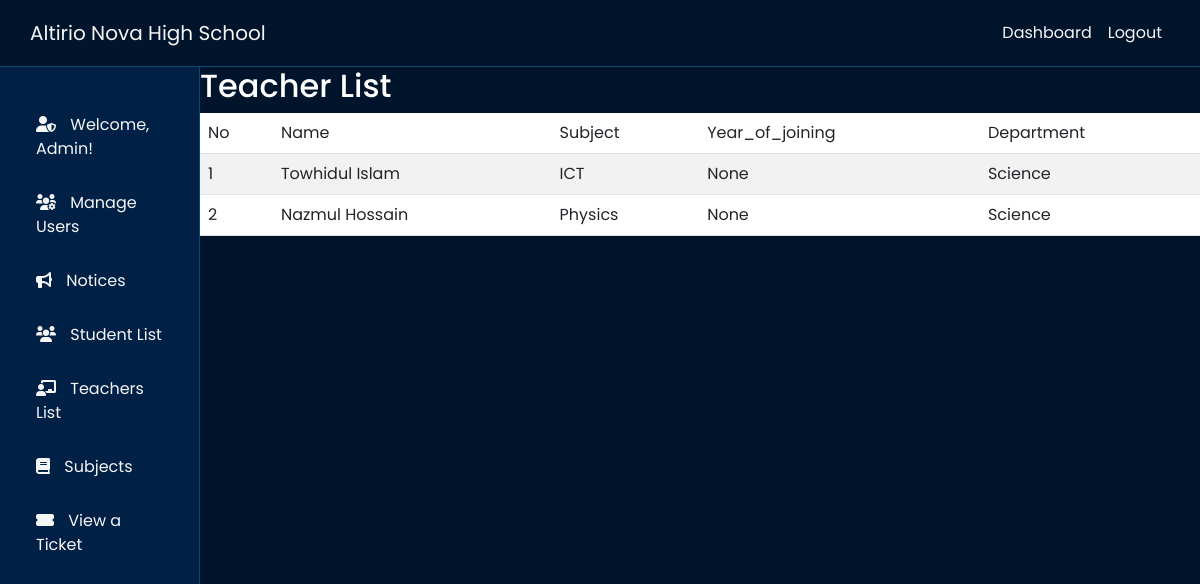
The app's page /teacher_list (signed in), older data.
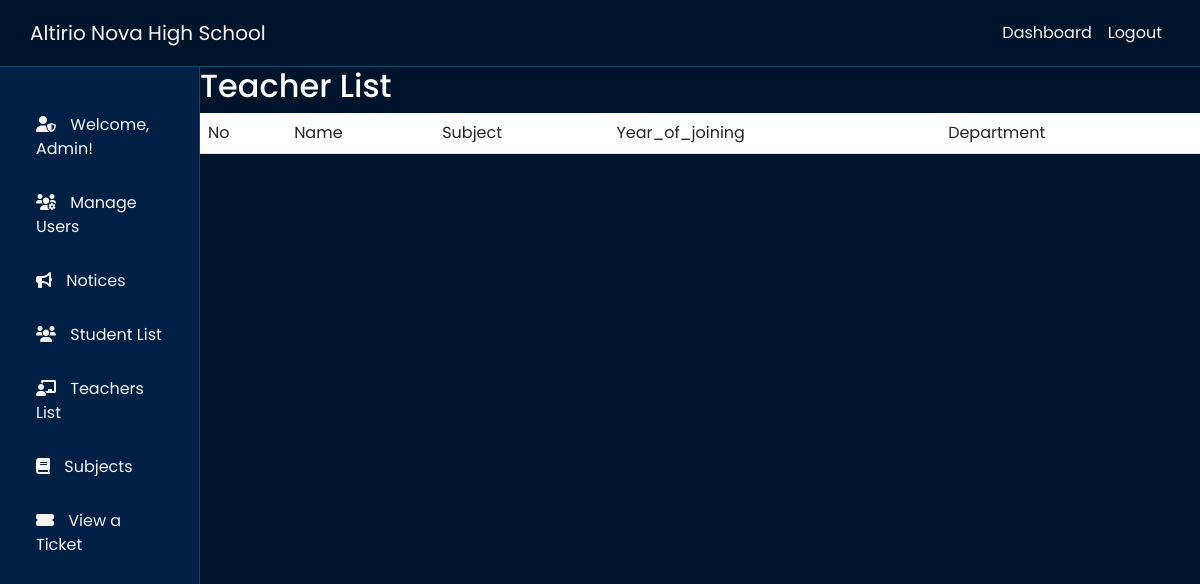
The same page, newer data.
### School/models.py (models this page shows, shortened)
class Teacher(models.Model):
    profile = models.OneToOneField(Profile, on_delete=models.CASCADE)
    subject = models.CharField(max_length=100)  # e.g., "Math", "Science"
    year_of_joining = models.DateField(null=True, blank=True, default=now)
    department = models.CharField(max_length=100, blank=True, null=True)  # New department field
    phone_number = models.CharField(max_length=15, null=True, blank=True, default=None)  # Phone number
    email = models.EmailField(null=True, blank=True, default=None)  # Email address
    @property
    def full_name(self):
        return f"{self.profile.user.first_name} {self.profile.user.last_name}"

class Profile(models.Model):
    ROLE_CHOICES = [
        ('Admin', 'Admin'),
        ('Teacher', 'Teacher'),
        ('Student', 'Student'),
    ]
    user = models.OneToOneField(User, on_delete=models.CASCADE)
    role = models.CharField(max_length=10, choices=ROLE_CHOICES)

### School/views.py (the view)
# urls.py: path('teacher_list', views.teacher_list, name='teacher_list'),
@login_required
def teacher_list(request):
    teacher = Teacher.objects.all()
    return render(request, "html/teacher_list.html", {"teachers": teacher})

### School/templates/html/teacher_list.html (shortened to what this page needs)
{% extends 'base.html' %}
{% block content %}
<h2>Teacher List</h2>
<table class="table table-striped table-hover">
    <thead>
        <tr>
            <th>No</th>
            <th>Name</th>
            <th>Subject</th>
            <th>Year_of_joining</th>
            <th>Department</th>
        </tr>
    </thead>
    <tbody>
        {% for teacher in teachers %}
        <tr>
            <td> {{ forloop.counter }} </td>
            <td>{{teacher.full_name}}</td>
            <td>{{teacher.subject}}</td>
            <td>{{teacher.year_of_joining}}</td>
            <td>{{teacher.department}}</td>
        </tr>
        {% endfor %}
    </tbody>
</table>
{% endblock %}

### templates/base.html (shortened to what this page needs)
{% load static %}
<!DOCTYPE html>
<html lang="en">
<head>
    <link rel="stylesheet" href="https://cdn.jsdelivr.net/npm/bootstrap@5.3.0/dist/css/bootstrap.min.css">
    <link rel="stylesheet" href="https://cdnjs.cloudflare.com/ajax/libs/font-awesome/6.0.0-beta3/css/all.min.css">
    <link rel="stylesheet" href="{% static "css/base.css" %}">
</head>
<body>
    <nav class="navbar navbar-expand-md">
        <div class="container menu">
            <div class="logos">
                <a class="logo navbar-brand" href="{% url 'home' %}">Altirio Nova High School</a>
            </div>
            <div class="up_menu">
                <ul class="navbar-nav ms-auto">
                    {% if user.is_authenticated %}
                        <li class="nav-item">
                            <a class="nav-link" href="{% url 'dashboard' %}">Dashboard</a>
                        </li>
                        <li class="nav-item">
                            <a class="nav-link" href="{% url 'logout' %}">Logout</a>
                        </li>
                    {% endif %}
                </ul>
            </div>
        </div>
    </nav>
    {% if user.is_authenticated %}
        <div class="container-fluid">
            <div class="row">
                <div class="sidebar col-md-3 col-lg-2 vh-100 position-fixed d-flex flex-column">
                    <div class="menu p-3">
                        <ul class="list-unstyled">
                            {% if user.profile.role == 'Student' %}
                                <li class="text-center mb-3">
                                    {% if user.profile.student.photo %}
                                        <img src="{{ user.profile.student.photo.url }}" alt="Student Photo" class="user_photo">
                                    {% else %}
                                        <i class="fas fa-user-circle fa-3x"></i>
                                    {% endif %}
                                </li>
                                <a class="st_name">{{ user.profile.student.full_name }}</a><br>
                                <a class="st_username">{{ user.username }}</a>
                                <li><a class="text-decoration-none" href="{% url 'results' %}"><i class="fas fa-chart-line"></i> Results</a></li>
                                <li><a class="text-decoration-none" href="{% url 'teacher_list' %}"><i class="fas fa-chalkboard-teacher"></i> Teachers List</a></li>
                                <li><a class="text-decoration-none" href="{% url 'attendance' %}"><i class="fas fa-calendar-check"></i> Attendance</a></li>
                                <li><a class="text-decoration-none" href="{% url 'notices' %}"><i class="fas fa-bullhorn"></i> Notices</a></li>
                                <li><a class="text-decoration-none" href="{% url 'tickets' %}"><i class="fas fa-ticket-alt"></i> Raise a Ticket</a></li>
                            {% elif user.profile.role == 'Admin' %}
                                <li class="mb-2">
                                    <i class="fas fa-user-shield"></i> Welcome, Admin!
                                </li>
                                <li><a class="text-decoration-none" href="{% url 'manage_users' %}"><i class="fas fa-users-cog"></i> Manage Users</a></li>
                                <li><a class="text-decoration-none" href="{% url 'notices' %}"><i class="fas fa-bullhorn"></i> Notices</a></li>
                                <li><a class="text-decoration-none" href="{% url 'student_list' %}"><i class="fas fa-users"></i> Student List</a></li>
                                <li><a class="text-decoration-none" href="{% url 'teacher_list' %}"><i class="fas fa-chalkboard-teacher"></i> Teachers List</a></li>
                                <li><a class="text-decoration-none" href="{% url 'subjects' %}"><i class="fas fa-book"></i> Subjects</a></li>
                                <li><a class="text-decoration-none" href="{% url 'tickets' %}"><i class="fas fa-ticket-alt"></i> View a Ticket</a></li>
                            {% endif %}
                        </ul>
                    </div>
                </div>
            </div>
        </div>
    {% endif %}
    <div class="content container-fluid col-md-9 col-lg-10 offset-md-3 offset-lg-2">
        {% block content %}{% endblock content %}
    </div>
</body>
</html>

### School/static/css/base.css (style rules this page uses)
:root { --poppins: "Poppins", serif; --regular: 400; --bold: 700; --background: rgb(0, 20, 43); --blue: rgb(0, 32, 69); --hover: rgb(0, 217, 255); --big: 32px; --mid: 23px; --ptext: 16px; --text: rgb(33, 33, 33); --white: white; --border: rgb(8, 74, 109); }
* { margin: 0; padding: 0; box-sizing: border-box; font-family: var(--poppins); font-weight: var(--regular); }
body { background-color: var(--background); color: var(--white); }
.navbar { border-bottom: 1px solid var(--border); background-color: var(--background) }
.navbar a { color: whitesmoke; }
.nav-link { padding: 0 5px 0 0; }
.menu { padding: 10px 0; }
.sidebar { padding: 0 20px; border-right: 1px solid rgb(8, 74, 109); background-color: var(--blue); color: whitesmoke; }
.sidebar ul li { margin: 30px 0; }
.sidebar a { color: whitesmoke; }
.sidebar ul li a i { margin: right; }
.fas { margin-right: 10px; }
a { text-decoration: none; }
.content { padding: 0; background-color: var(--background); }

Row changes from the older to the newer data that the page shows:
removed Teacher: full_name "Towhidul Islam", subject "ICT", year_of_joining "None", department "Science"
removed Teacher: full_name "Nazmul Hossain", subject "Physics", year_of_joining "None", department "Science"
